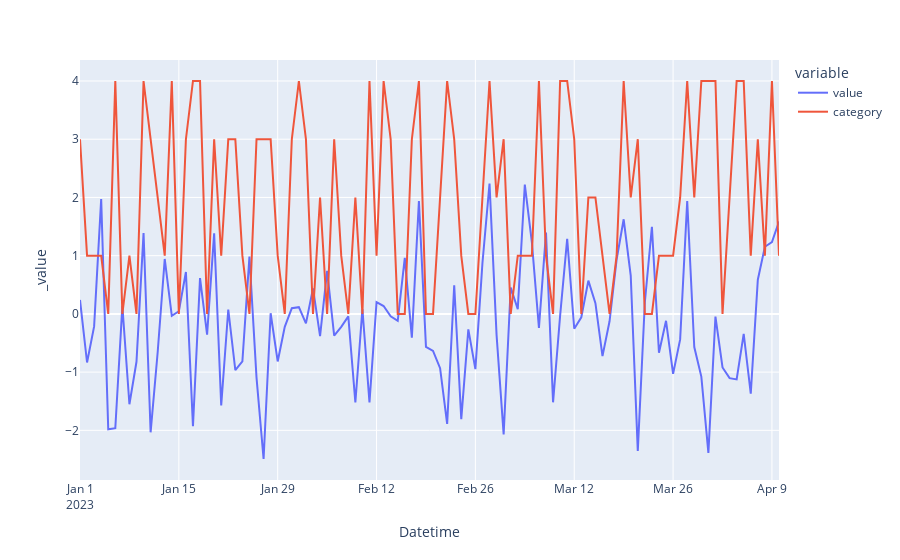

Notebook source saved alongside this figure:
### Code cell
df.plot(y=["value", "category"])
